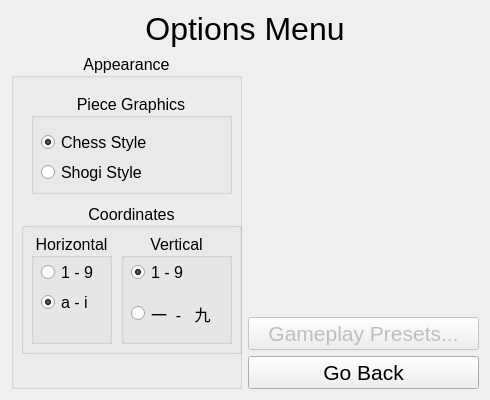
<?xml version="1.0" encoding="UTF-8"?>
<ui version="4.0">
 <class>Options_Menu</class>
 <widget class="QWidget" name="Options_Menu">
  <property name="geometry">
   <rect>
    <x>0</x>
    <y>0</y>
    <width>490</width>
    <height>400</height>
   </rect>
  </property>
  <property name="windowTitle">
   <string>Form</string>
  </property>
  <layout class="QVBoxLayout" name="verticalLayout_2">
   <item>
    <widget class="QLabel" name="label">
     <property name="sizePolicy">
      <sizepolicy hsizetype="MinimumExpanding" vsizetype="Maximum">
       <horstretch>0</horstretch>
       <verstretch>0</verstretch>
      </sizepolicy>
     </property>
     <property name="font">
      <font>
       <pointsize>24</pointsize>
      </font>
     </property>
     <property name="text">
      <string>Options Menu</string>
     </property>
     <property name="alignment">
      <set>Qt::AlignCenter</set>
     </property>
    </widget>
   </item>
   <item>
    <layout class="QHBoxLayout" name="horizontalLayout">
     <item>
      <widget class="QGroupBox" name="groupBox_2">
       <property name="font">
        <font>
         <pointsize>12</pointsize>
        </font>
       </property>
       <property name="title">
        <string>Appearance</string>
       </property>
       <property name="alignment">
        <set>Qt::AlignCenter</set>
       </property>
       <property name="flat">
        <bool>false</bool>
       </property>
       <widget class="QGroupBox" name="groupBox">
        <property name="geometry">
         <rect>
          <x>20</x>
          <y>40</y>
          <width>201</width>
          <height>101</height>
         </rect>
        </property>
        <property name="title">
         <string>Piece Graphics</string>
        </property>
        <property name="alignment">
         <set>Qt::AlignCenter</set>
        </property>
        <widget class="QRadioButton" name="PG_ChessStyle">
         <property name="geometry">
          <rect>
           <x>10</x>
           <y>40</y>
           <width>111</width>
           <height>19</height>
          </rect>
         </property>
         <property name="text">
          <string>Chess Style</string>
         </property>
         <property name="checked">
          <bool>true</bool>
         </property>
        </widget>
        <widget class="QRadioButton" name="PG_ShogiStyle">
         <property name="geometry">
          <rect>
           <x>10</x>
           <y>70</y>
           <width>111</width>
           <height>19</height>
          </rect>
         </property>
         <property name="text">
          <string>Shogi Style</string>
         </property>
        </widget>
       </widget>
       <widget class="QGroupBox" name="groupBox_3">
        <property name="geometry">
         <rect>
          <x>10</x>
          <y>150</y>
          <width>221</width>
          <height>151</height>
         </rect>
        </property>
        <property name="title">
         <string>Coordinates</string>
        </property>
        <property name="alignment">
         <set>Qt::AlignCenter</set>
        </property>
        <widget class="QGroupBox" name="groupBox_4">
         <property name="geometry">
          <rect>
           <x>10</x>
           <y>30</y>
           <width>81</width>
           <height>111</height>
          </rect>
         </property>
         <property name="title">
          <string>Horizontal</string>
         </property>
         <property name="alignment">
          <set>Qt::AlignCenter</set>
         </property>
         <property name="flat">
          <bool>false</bool>
         </property>
         <widget class="QRadioButton" name="Coords_H19">
          <property name="geometry">
           <rect>
            <x>10</x>
            <y>30</y>
            <width>61</width>
            <height>19</height>
           </rect>
          </property>
          <property name="text">
           <string>1 - 9</string>
          </property>
         </widget>
         <widget class="QRadioButton" name="Coords_Hai">
          <property name="geometry">
           <rect>
            <x>10</x>
            <y>60</y>
            <width>51</width>
            <height>19</height>
           </rect>
          </property>
          <property name="text">
           <string>a - i</string>
          </property>
          <property name="checked">
           <bool>true</bool>
          </property>
         </widget>
        </widget>
        <widget class="QGroupBox" name="groupBox_5">
         <property name="geometry">
          <rect>
           <x>100</x>
           <y>30</y>
           <width>111</width>
           <height>111</height>
          </rect>
         </property>
         <property name="title">
          <string>Vertical</string>
         </property>
         <property name="alignment">
          <set>Qt::AlignCenter</set>
         </property>
         <property name="flat">
          <bool>false</bool>
         </property>
         <widget class="QRadioButton" name="Coords_Vik">
          <property name="geometry">
           <rect>
            <x>10</x>
            <y>60</y>
            <width>91</width>
            <height>41</height>
           </rect>
          </property>
          <property name="text">
           <string>一  -   九</string>
          </property>
         </widget>
         <widget class="QRadioButton" name="Coords_V19">
          <property name="geometry">
           <rect>
            <x>10</x>
            <y>30</y>
            <width>61</width>
            <height>19</height>
           </rect>
          </property>
          <property name="text">
           <string>1 - 9</string>
          </property>
          <property name="checked">
           <bool>true</bool>
          </property>
         </widget>
        </widget>
       </widget>
      </widget>
     </item>
     <item>
      <layout class="QVBoxLayout" name="verticalLayout">
       <item>
        <widget class="QLabel" name="board_preview">
         <property name="text">
          <string/>
         </property>
         <property name="pixmap">
          <pixmap>../resources/external-content.duckduckgo.png</pixmap>
         </property>
         <property name="scaledContents">
          <bool>true</bool>
         </property>
         <property name="alignment">
          <set>Qt::AlignCenter</set>
         </property>
        </widget>
       </item>
       <item>
        <widget class="QPushButton" name="buttonPresets">
         <property name="enabled">
          <bool>false</bool>
         </property>
         <property name="font">
          <font>
           <pointsize>16</pointsize>
          </font>
         </property>
         <property name="text">
          <string>Gameplay Presets...</string>
         </property>
        </widget>
       </item>
       <item>
        <widget class="QPushButton" name="buttonReturn">
         <property name="font">
          <font>
           <pointsize>16</pointsize>
          </font>
         </property>
         <property name="text">
          <string>Go Back</string>
         </property>
        </widget>
       </item>
      </layout>
     </item>
    </layout>
   </item>
  </layout>
 </widget>
 <resources/>
 <connections/>
</ui>
